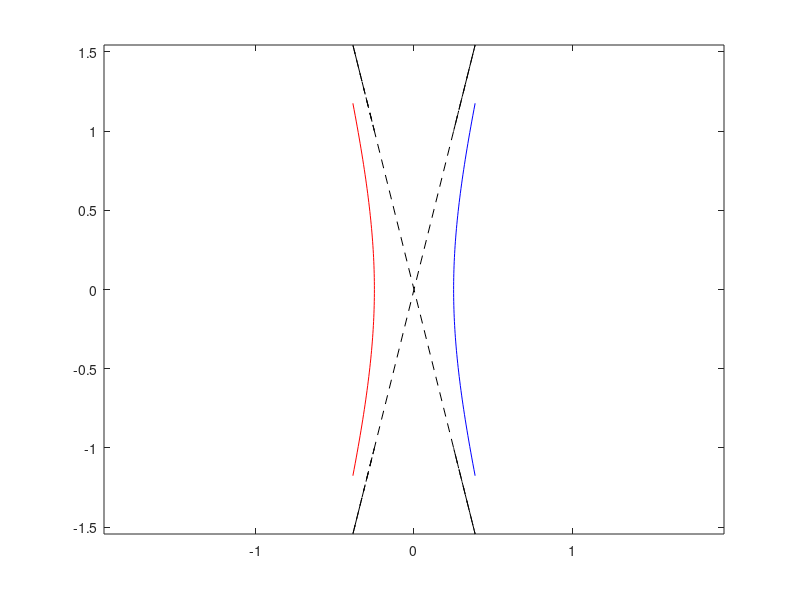
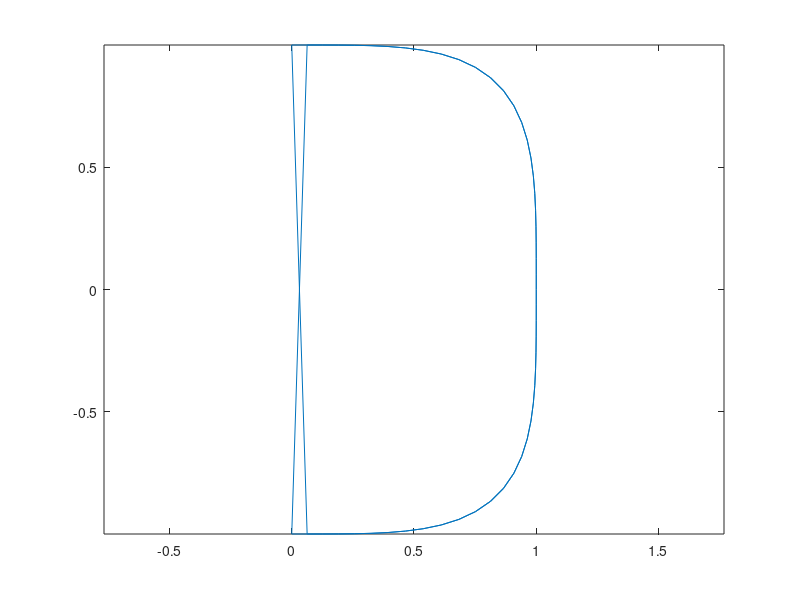
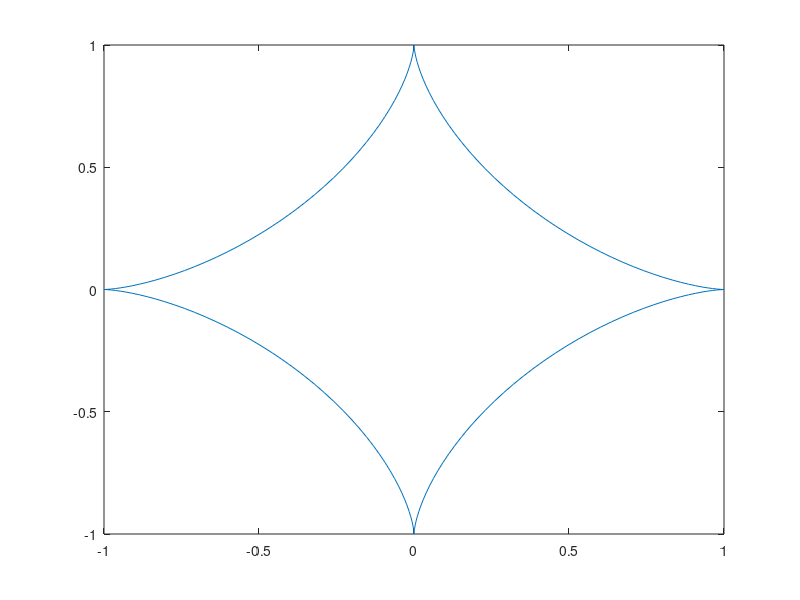
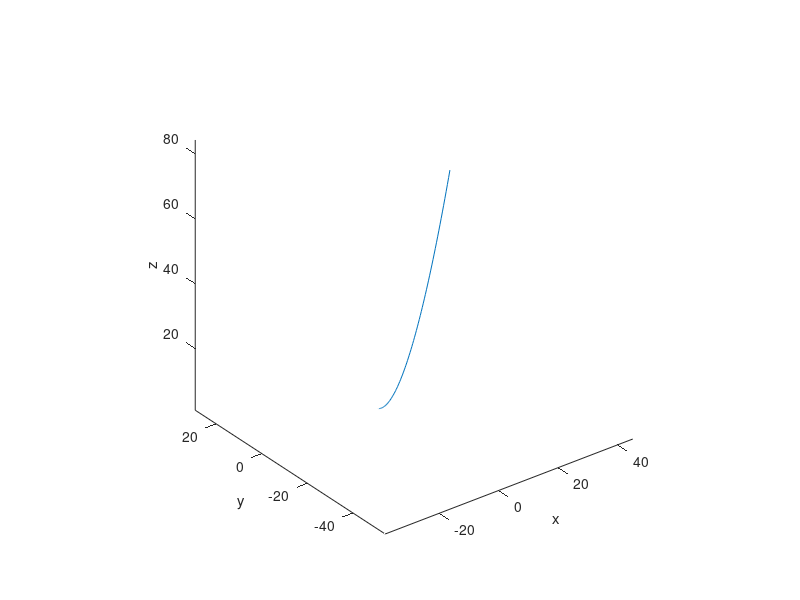

The MATLAB source for these figures, in order: (Note: this script raises an error after producing the figures.)
% Geometria diferencial
% problemes tema 1

% problema 1
% (b)
t=linspace(-1,1,81);
gammapl=[cosh(t)/4;sinh(t)];
gammam=[-cosh(t)/4;sinh(t)];
plot(gammapl(1,:),gammapl(2,:),'b');
axis equal
hold on
plot(gammam(1,:),gammam(2,:),'r');
% assimptotes
xasimp=[gammam(1,:) gammapl(1,:)];
plot(xasimp,4*xasimp,'k--');
plot(xasimp,-4*xasimp,'k--');
% (c)
theta=linspace(0,2*pi,101);
lambda=(1./(1+tan(theta).^4)).^(1/4);
gamma=[lambda; lambda.*tan(theta)];
figure(2)
plot(gamma(1,:),gamma(2,:));
axis equal
% la solucio es incorrecta quan y<0
% (c) astroide
theta=linspace(0,2*pi,201);
astr=[cos(theta).^3;sin(theta).^3];
figure(3)
plot(astr(1,:),astr(2,:));

% Problema 3
t=linspace(0,3.14,101);
tractr=[sin(t);cos(t)+log(tan(t/2))];
figure(4)
plot(tractr(1,:),tractr(2,:),'LineWidth',2);
axis equal
hold on
plot(tractr(1,1),tractr(2,1),'*g');
plot(tractr(1,end),tractr(2,end),'*r');
hold off

% problema 8
% corba poliedral exemple
t=linspace(0,5,101);
C=[1+t;-t.*t;1+2/3*t.^3];
plot3(C(1,:),C(2,:),C(3,:));
axis equal
xlabel('x')
ylabel('y')
zlabel('z')

longs=arc(C);
anggir=gir(C);

% aproximem la curvatura continua de la corba
pseudocurvatura=anggir./longs(1:end-1);

% busquem centres de curvatura i curvatura
% com a inversa del radi
[kappa,ccurv]=curv_centre(C);

% problema 21
% condicions inicials d'integracio
s0=-1;
s1=1;
P=[0;0;0];
Iden=eye(3);
Y0=[P;Iden(:)];
% integracio del sistema dinamic
[s,Y]=ode45(@funcio_corba,[s0,s1],Y0);

% postproces
Y=Y.';
% corba solucio
gamma=Y(1:3,:);
figure(3)
plot3(gamma(1,:),gamma(2,:),gamma(3,:));
axis equal
xlabel('x')
ylabel('y')
zlabel('z')

% verificacio: es la curvatura 0.5?
longs=arc(gamma);
anggir=gir(gamma);
pseudocurvatura=anggir./longs(1:end-1);

[kappa,ccurv]=curv_centre(gamma);

